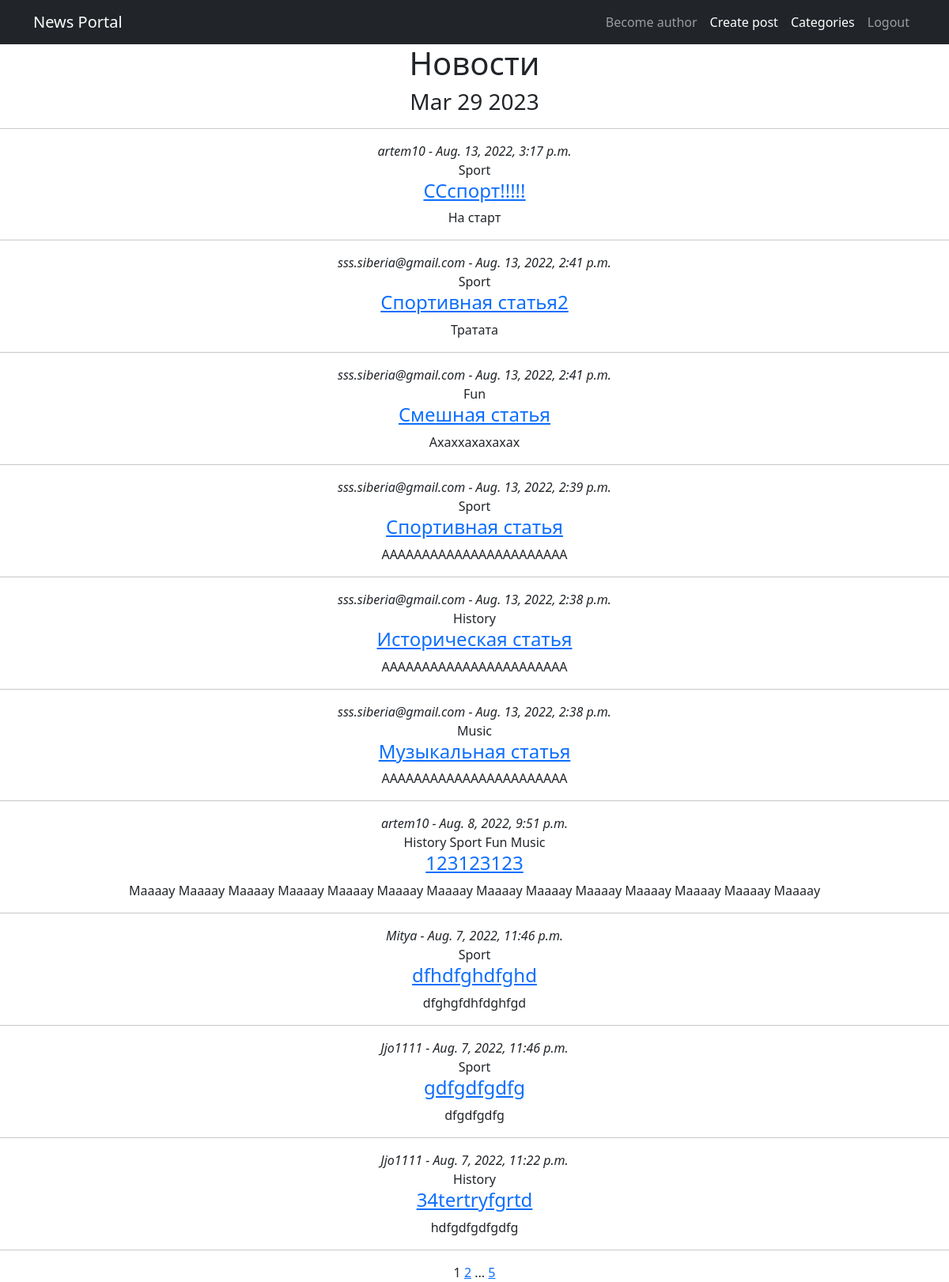
Before: /news/ with the older database file.
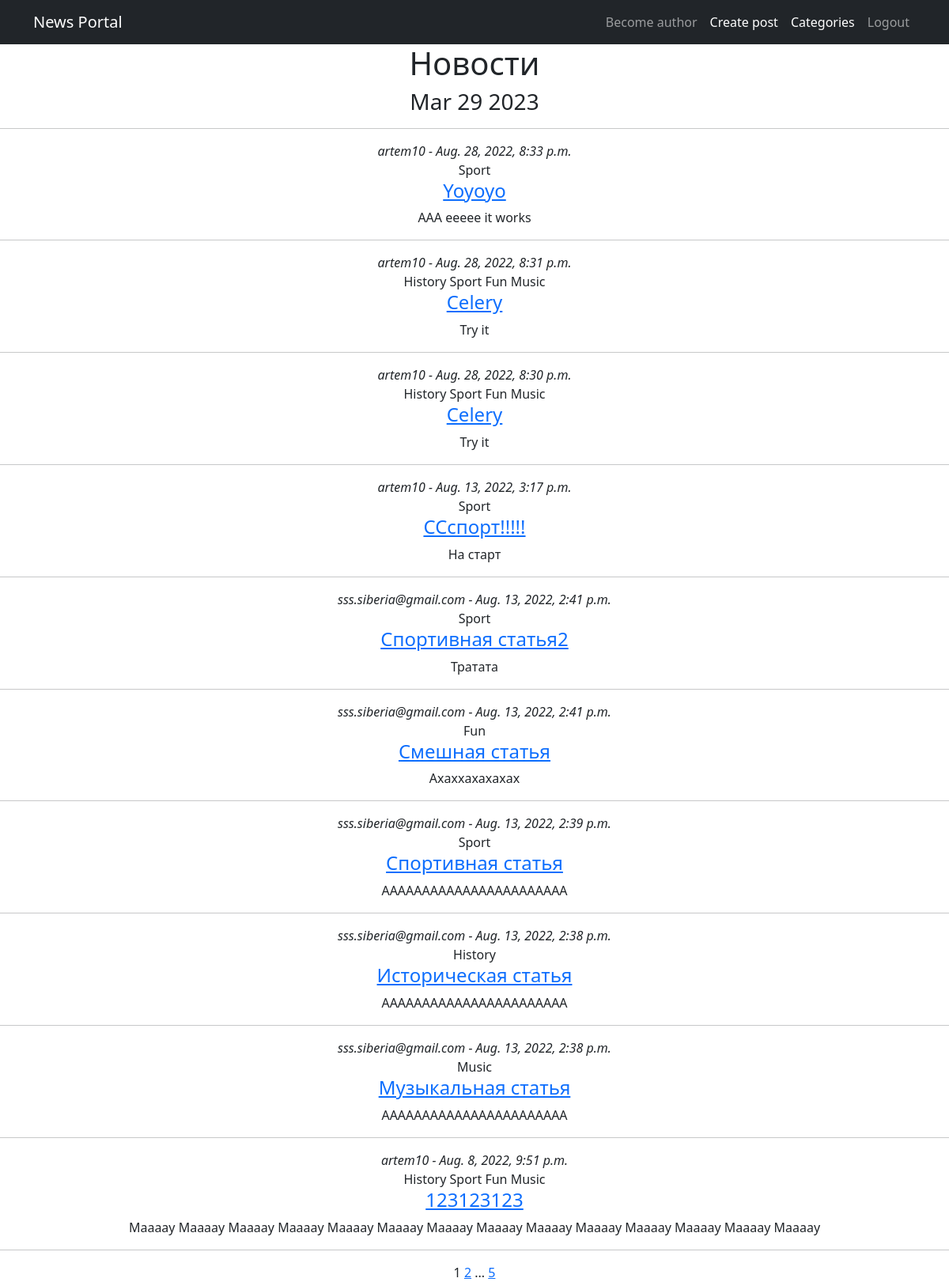
After: the same page with the newer database file.
### news/models.py (models this page shows, shortened)
class Post(models.Model):
    article = 'AR'
    news = 'NW'
    POSTKINDS = [
        (article, 'Статья'),
        (news, 'Новость')
    ]
    author = models.ForeignKey('Author', on_delete=models.CASCADE, related_name='posts')
    category = models.ManyToManyField('Category', through='PostCategory')
    post_kind = models.CharField(max_length=2,
                                 choices=POSTKINDS,
                                 default=article)
    time_create = models.DateTimeField(auto_now=True)
    title = models.CharField(max_length=255)
    text = models.TextField()
    rating = models.IntegerField(default=0)

class Author(models.Model):
    user = models.OneToOneField(User, on_delete=models.CASCADE)
    rating = models.IntegerField(default=0)
    def __str__(self):
        return f'{self.user.username}'

class Category(models.Model):
    category_name = models.CharField(max_length=50, unique=True)
    subscribers = models.ManyToManyField(User, through='CategorySubscribers', blank=True)
    def __str__(self):
        return f'{self.category_name}'

### news/views.py (the view)
# urls.py: path('', PostList.as_view(), name='post_list'),
class PostList(ListView):
    model = Post
    ordering = '-time_create'
    template_name = 'posts.html'
    context_object_name = 'posts'
    paginate_by = 10
    def get_context_data(self, **kwargs):
        context = super().get_context_data(**kwargs)
        context['time_now'] = datetime.utcnow()
        context['is_not_author'] = not self.request.user.groups.filter(name='author').exists()
        return context

### news/templatetags/custom_filters.py (called while the page is built)
@register.filter()
def censor(text):
    if not type(text) == str:
        raise ValueError('Filter censor gets strings only.')
    censed_text = ''
    words = re.findall(r'[0-9]+|[A-z]+|[А-яё]+|\S| |', text)
    for word in words:
        if word.lower() in CENS_WORDS:
            word = word[0] + '*' * (len(word) - 2) + word[-1]
        censed_text += word
    return censed_text

### news/templatetags/custom_tags.py (called while the page is built)
@register.simple_tag(takes_context=True)
def url_replace(context, **kwargs):
    d = context['request'].GET.copy()
    for k, v in kwargs.items():
        d[k] = v
    return d.urlencode()

### templates/posts.html (shortened to what this page needs)
{% extends 'flatpages/default.html' %}
{% load custom_filters %}
{% load custom_tags %}
{% block content %}
   <h1>Новости</h1>
   <h3>{{ time_now|date:'M d Y' }}</h3>
   <hr>
   {% if posts %}
       {% for post in posts %}
            <i>{{ post.author }} - </i>
            <i>{{ post.time_create }}</i>
            {% for cat in post.category.all %}
                {{ cat }}
            {% endfor %}
            <h4><a href="http://127.0.0.1:8000/news/{{post.pk}}">{{ post.title|censor }}</a></h4>
            {{ post.text|truncatewords:20|censor }}
            <hr>
       {% endfor %}
       {{ page_obj.number }}
       {% if page_obj.has_next %}
           <a href="?{% url_replace page=page_obj.next_page_number %}">{{ page_obj.next_page_number }}</a>
           {% if paginator.num_pages != page_obj.next_page_number %}
               ...
               <a href="?{% url_replace page=page_obj.paginator.num_pages %}">{{ page_obj.paginator.num_pages }}</a>
           {% endif %}
       {% endif %}
   {% else %}
       <h2>Ничего не нашлось</h2>
   {% endif %}
{% endblock content %}

Changed rows visible on the page:
no longer on this page (row unchanged): Post: author "Mitya", time_create "Aug. 7, 2022, 11:46 p.m.", title|censor "dfhdfghdfghd", text|censor "dfghgfdhfdghfgd", Category (category_name "Sport")
no longer on this page (row unchanged): Post: author "Jjo1111", time_create "Aug. 7, 2022, 11:46 p.m.", title|censor "gdfgdfgdfg", text|censor "dfgdfgdfg", Category (category_name "Sport")
no longer on this page (row unchanged): Post: author "Jjo1111", time_create "Aug. 7, 2022, 11:22 p.m.", title|censor "34tertryfgrtd", text|censor "hdfgdfgdfgdfg", Category (category_name "History")
added Post: author "artem10", time_create "Aug. 28, 2022, 8:33 p.m.", title|censor "Yoyoyo", text|censor "ААА еееее it works", Category (category_name "Sport")
added Post: author "artem10", time_create "Aug. 28, 2022, 8:31 p.m.", title|censor "Celery", text|censor "Try it", Category (category_name "History"), Category (category_name "Sport"), Category (category_name "Fun"), Category (category_name "Music")
added Post: author "artem10", time_create "Aug. 28, 2022, 8:30 p.m.", title|censor "Celery", text|censor "Try it", Category (category_name "History"), Category (category_name "Sport"), Category (category_name "Fun"), Category (category_name "Music")
